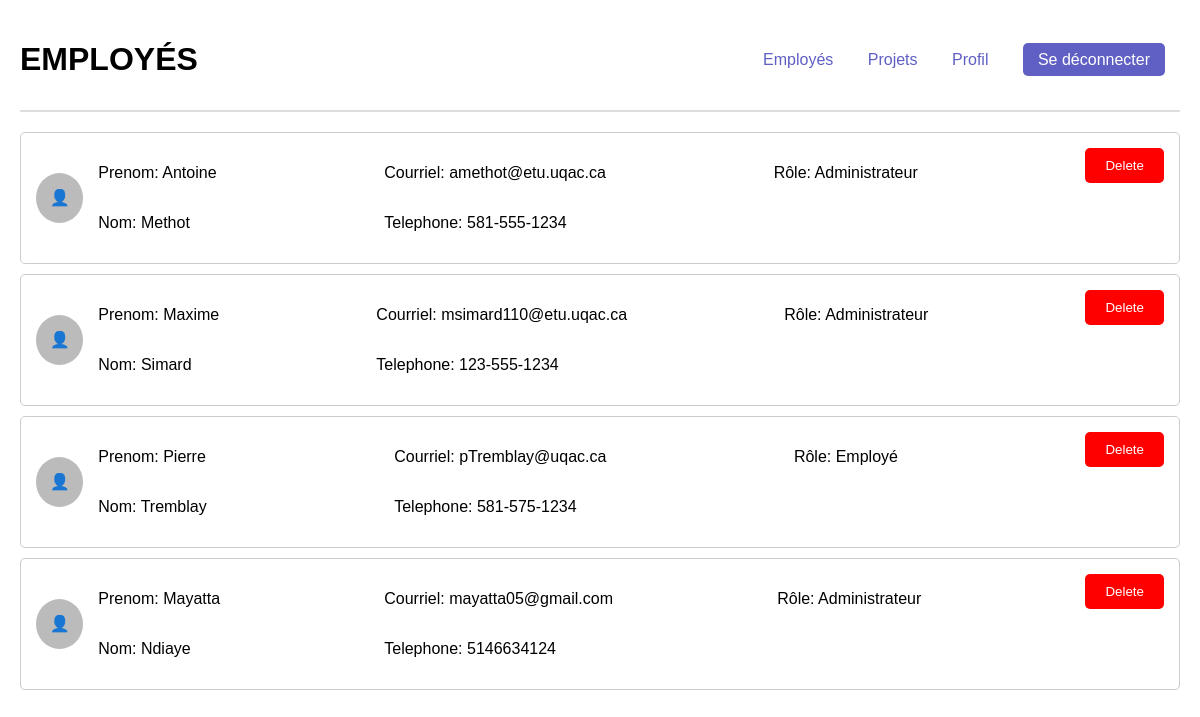
/employes, run on the app's committed database.
### tables this page shows
CREATE TABLE Employe (
    id INTEGER PRIMARY KEY,
    idRole INTEGER NOT NULl,
    nom TEXT NOT NULL,
    prenom TEXT NOT NULL,
    courriel TEXT NOT NULL UNIQUE,
    telephone TEXT NOT NULL UNIQUE,
    motPasse TEXT NOT NULL,
    FOREIGN KEY (idRole) REFERENCES Role(id)
);

### main.py (the view)
@app.route('/employes', methods=['GET', 'POST'])
def employes():
    listeEmploye = get_employes()
    return render_template('employes.html', employes=listeEmploye)

### main.py (called while the page is built)
def get_db():                           #connexion à la base de données
    conn = sqlite3.connect(DB)
    conn.row_factory = sqlite3.Row  # Allows us to access rows by column name
    return conn

def get_employes():
    conn = get_db()
    cursor = conn.cursor()
    cursor.execute("SELECT id, prenom, nom, courriel, telephone, idRole FROM Employe")  # Adjust columns as needed
    employes = cursor.fetchall()
    conn.close()
    return employes

### templates/employes.html (shortened to what this page needs)
<!DOCTYPE html>
<html lang="fr">
  <head>
    <link rel="stylesheet" href="../static/css/employes.css" />
  </head>
  <body>
    <header>
      <h1>EMPLOYÉS</h1>
      <nav>
        <a href="employes">Employés</a>
        <a href="listeProjets">Projets</a>
        <a href="profil">Profil</a>
        <a href="/logout" class="logout-button">Se déconnecter</a>
      </nav>
    </header>
    <div class="employee-list">
      {% for employe in employes %}
      <div class="employee-card">
        <div class="employee-avatar">👤</div>
        <div class="employee-details">
          <div class="employee-info">
            <p>Prenom: {{ employe[1] }}</p>
            <p>Nom: {{ employe[2] }}</p>
          </div>
          <div class="employee-info">
            <p>Courriel: {{ employe[3] }}</p>
            <p>Telephone: {{ employe[4] }}</p>
          </div>
          <div class="employee-info">
            <p>
              Rôle: {% if employe[5] == 1 %} Administrateur {% elif employe[5]
              == 2 %} Chef de projet {% elif employe[5] == 3 %} Employé {% endif
              %}
            </p>
          </div>
          <form action="{{ url_for('delete_employee', employee_id=employe[0]) }}" method="POST" style="display:inline;">
            <button type="submit" onclick="return confirm('Are you sure you want to delete this Employee?');">
                Delete
            </button>
        </form>
        </div>
      </div>
      {% endfor %}
    </div>
  </body>
</html>

### static/css/employes.css (style rules this page uses)
body { font-family: Arial, sans-serif; margin: 20px; }
header { display: flex; justify-content: space-between; align-items: center; border-bottom: 2px solid #ddd; padding-bottom: 10px; }
nav a { margin: 0 15px; text-decoration: none; color: #5f5fc4; }
.employee-list { margin-top: 20px; }
.employee-card { display: flex; align-items: center; border: 1px solid #ccc; border-radius: 5px; padding: 15px; margin-bottom: 10px; }
.employee-avatar { width: 50px; height: 50px; background-color: #bbb; border-radius: 50%; display: flex; align-items: center; justify-content: center; margin-right: 15px; }
.employee-details { display: flex; justify-content: space-between; width: 100%; }
.employee-info { display: flex; flex-direction: column; }
.logout-button { background-color: #5f5fc4; color: white; border: none; padding: 8px 15px; border-radius: 5px; cursor: pointer; text-decoration: none; }
button { padding: 10px 20px; background-color: #ff0000; color: white; border: none; border-radius: 5px; cursor: pointer; }

### data on the page
Employe: prenom "Antoine", nom "Methot", courriel "amethot@etu.uqac.ca", telephone "581-555-1234", shows "Administrateur"
Employe: prenom "Maxime", nom "Simard", courriel "msimard110@etu.uqac.ca", telephone "123-555-1234", shows "Administrateur"
Employe: prenom "Pierre", nom "Tremblay", courriel "pTremblay@uqac.ca", telephone "581-575-1234", shows "Employé"
Employe: prenom "Mayatta", nom "Ndiaye", courriel "mayatta05@gmail.com", telephone "5146634124", shows "Administrateur"
